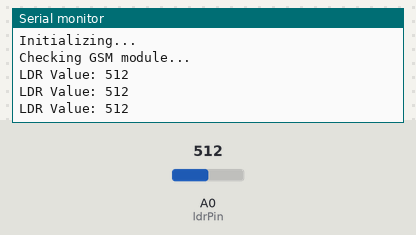
Recording of a sketch running on a simulated Arduino Uno, built with avr-gcc and run on an emulated ATmega328P. Parts: the last lines printed to the serial monitor. The inputs (shaded band) are chosen by the test bench; at power-on: A0 (ldrPin) = 512. The modem accepts every AT command (registered, SIM ready, sends succeed) and sends nothing else.

Above: at 3.2 s.
3.3 s: A0 (ldrPin) set to 307
At 3.9 s:
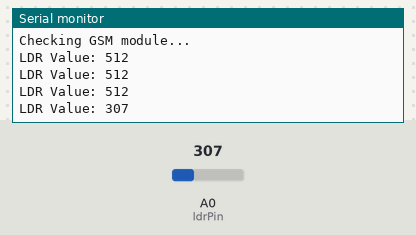
4.8 s: A0 (ldrPin) set to 289
At 5.9 s:
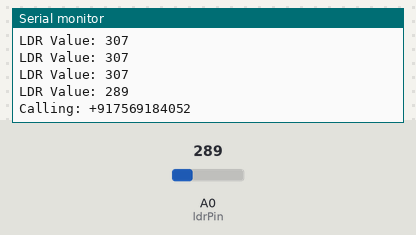
Timing chart, 0 to 7.8 s (numbered marks = the images above; inputs shaded):
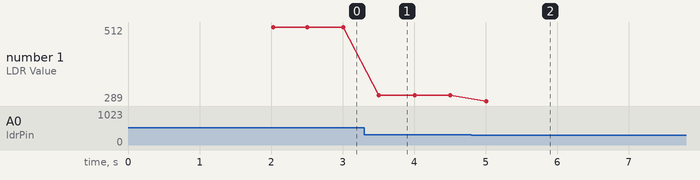

The sketch:

laser_security_system.ino
```cpp
#include <SoftwareSerial.h>

SoftwareSerial gsm(7, 8); // TX, RX for SIM900A
const int ldrPin = A0;     // LDR connected to A0
const int threshold = 300; // Adjust based on environment
bool callMade = false;     // To prevent continuous calls

void setup() {
    gsm.begin(9600);   // GSM module baud rate
    Serial.begin(9600); // Serial monitor for debugging

    delay(1000);
    Serial.println("Initializing...");

    gsm.println("AT"); // Check GSM module
    delay(1000);
    Serial.println("Checking GSM module...");
}

void makeCall(String phoneNumber) {
    Serial.println("Calling: " + phoneNumber);
    gsm.print("ATD");
    gsm.print(phoneNumber);
    gsm.println(";");
    delay(30000);  // Call duration (30 seconds)

    gsm.println("ATH");  // Hang up the call
    Serial.println("Call Ended");
    callMade = true;  // Prevent continuous calling
}

void loop() {
    int lightIntensity = analogRead(ldrPin); // Read LDR sensor
    Serial.print("LDR Value: ");
    Serial.println(lightIntensity);

    if (lightIntensity < threshold && !callMade) {
        makeCall("+917569184052"); //add your phone number here
        delay(60000); // Cooldown period (1 minute)
        callMade = false; // Reset for next detection
    }

    delay(500); // Small delay before next read
}
```

Measured:
- the behaviour switches between 300 and 299 on A0 (ldrPin) (found by bisection; images 1 and 2)
- after the input at 3.3 s, the serial monitor: prints a new line after 0.21 s (image 1)
- after the input at 4.8 s, the serial monitor: prints a new line after 0.21 s (image 2)
- plotted number 1: 512 → 307 after the input at 3.3 s, 307 → 289 after the input at 4.8 s
